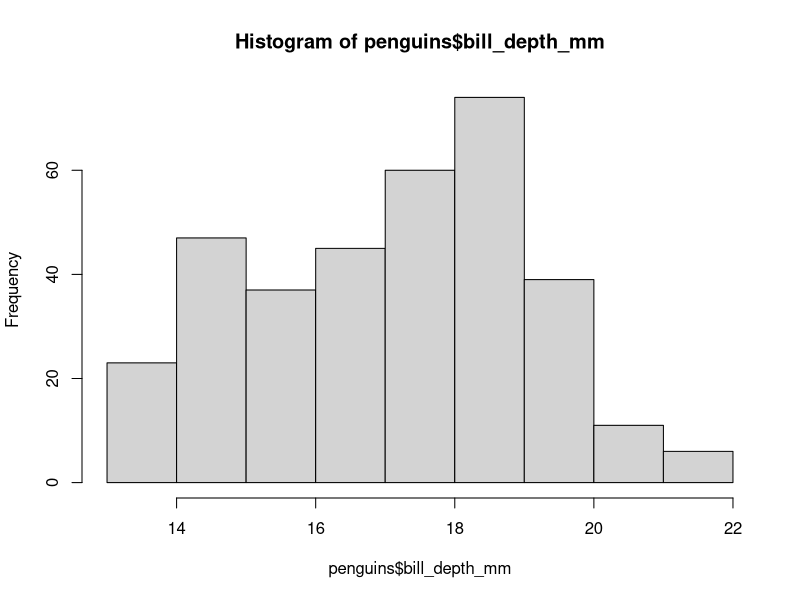
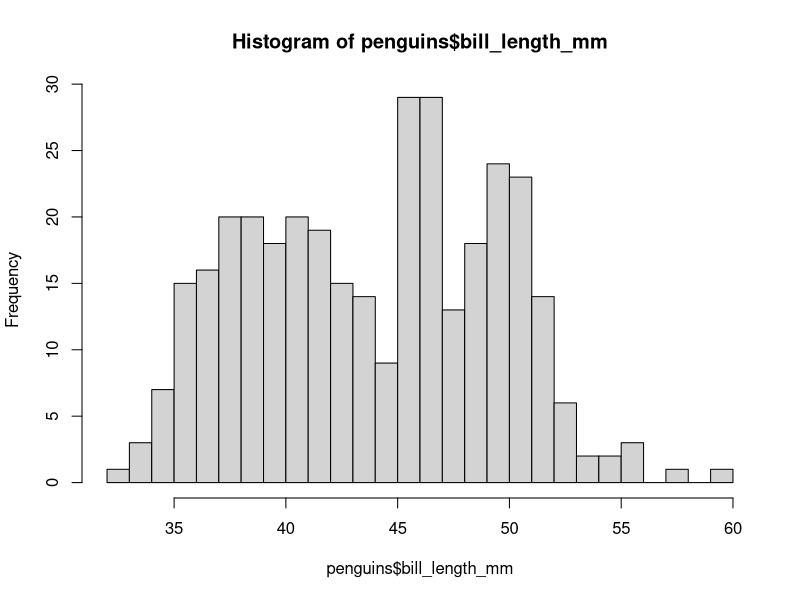
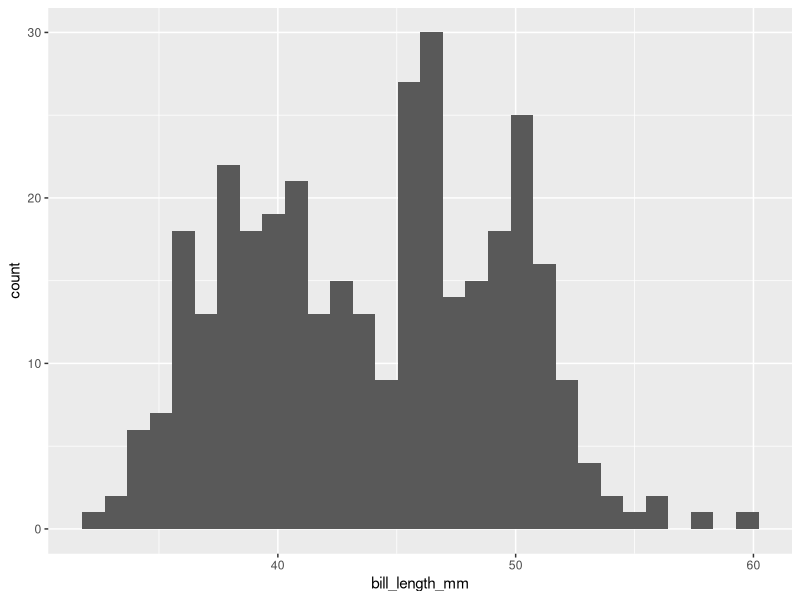
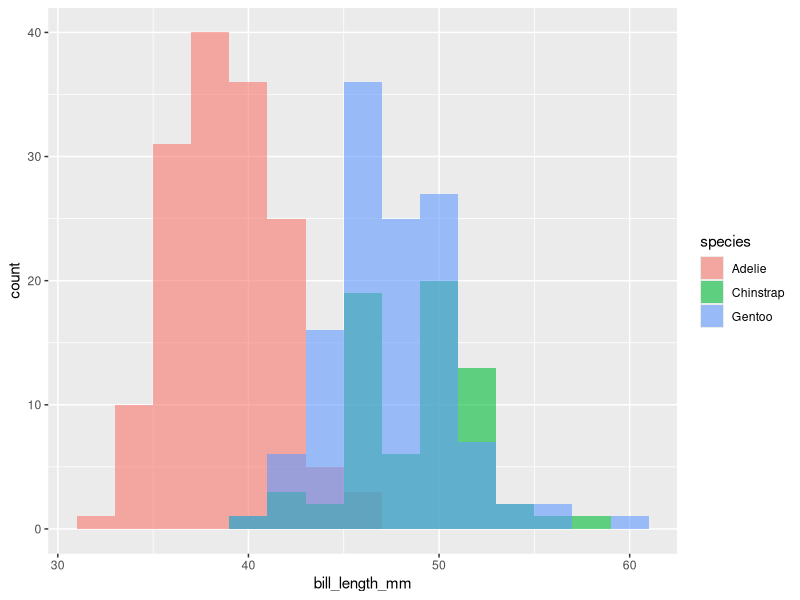
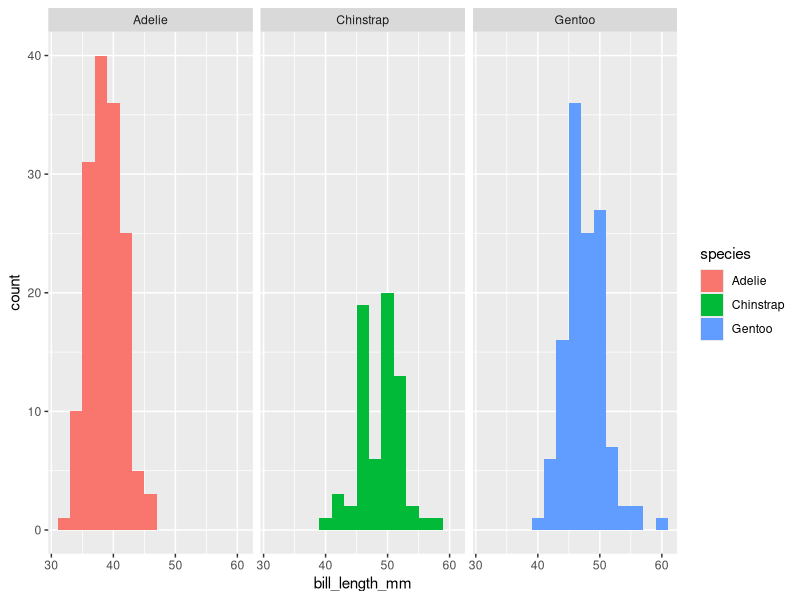
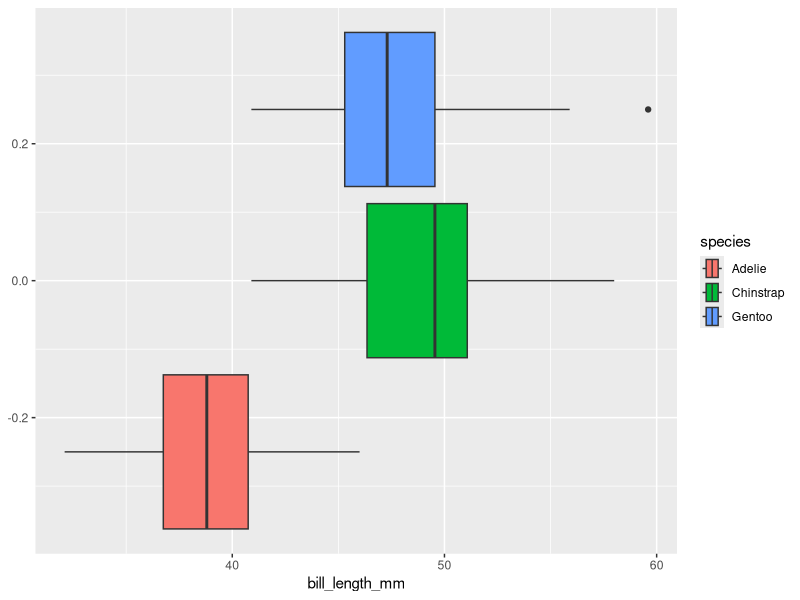
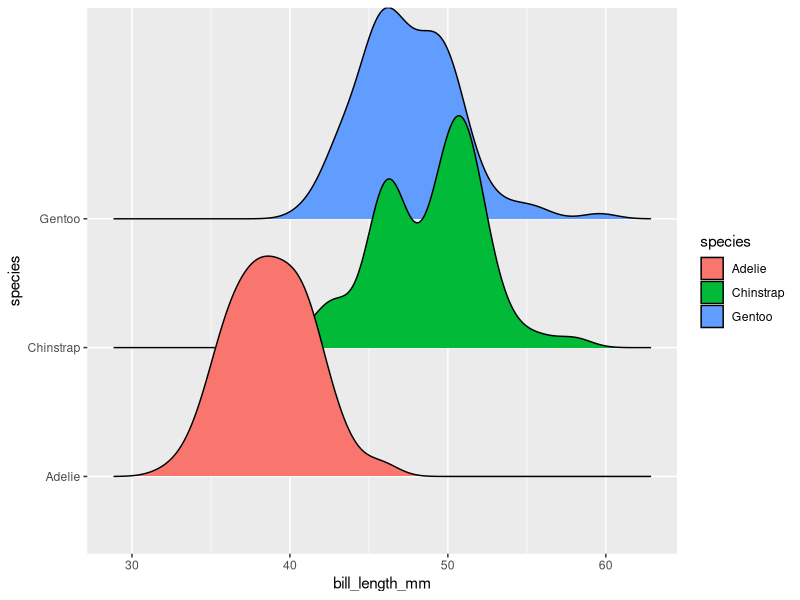
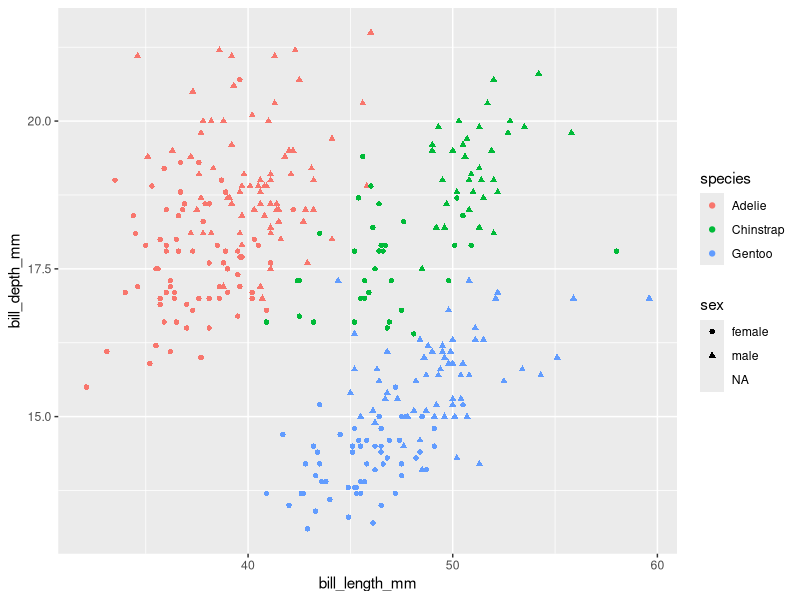

These figures' R source, in order:
## ---- chunk 1
# install required packages
install.packages("palmerpenguins", repos="https://cloud.r-project.org")
install.packages("ggridges", repos="https://cloud.r-project.org")
## ---- chunk 2
library(palmerpenguins)
data(penguins, package='palmerpenguins')
## ---- chunk 3
head(penguins, 20)
## ---- chunk 4
summary(penguins)
## ---- chunk 5
# first create vectors that can be used to pull out male or female chinstrap penguins
male.chinstraps = (penguins$species == "Chinstrap") & (penguins$sex == "male")
female.chinstraps = (penguins$species == "Chinstrap") & (penguins$sex == "female")
## ---- chunk 6
n.male.chinstraps = sum(male.chinstraps)
cat("There are", n.male.chinstraps, "male chinstrap penguins\n")
## ---- chunk 7
n.female.chinstraps = sum(female.chinstraps)
cat("There are", n.female.chinstraps, "female chinstrap penguins\n")
## ---- chunk 8
# can compute manually
sum(penguins$bill_length_mm[male.chinstraps])/n.male.chinstraps

# or using the mean function
mean(penguins$bill_length_mm[male.chinstraps])
## ---- chunk 9
mean(penguins$bill_length_mm[female.chinstraps])
## ---- chunk 10
sample.var <- sum((penguins$bill_length_mm[female.chinstraps] -
                  mean(penguins$bill_length_mm[female.chinstraps]))**2)/(n.female.chinstraps-1)
sqrt(sample.var)
## ---- chunk 11
sd(penguins$bill_length_mm[female.chinstraps])
## ---- chunk 12
sd(penguins$bill_length_mm[male.chinstraps])
## ---- chunk 13
median(penguins$bill_length_mm[male.chinstraps])
## ---- chunk 14
median(penguins$bill_length_mm[female.chinstraps])
## ---- chunk 15
hist(penguins$bill_depth_mm)
## ---- chunk 16
hist(penguins$bill_length_mm, breaks=30)
## ---- chunk 17
library(ggplot2)
ggplot(data=penguins, aes(bill_length_mm)) + geom_histogram()
## ---- chunk 18
ggplot(penguins, aes(x=bill_length_mm, fill=species)) + geom_histogram(position="identity", alpha=0.6, binwidth=2)
## ---- chunk 19
ggplot(penguins, aes(x=bill_length_mm, fill=species)) + geom_histogram(binwidth=2) + facet_wrap(.~species)
## ---- chunk 20
ggplot(penguins, aes(x=bill_length_mm, fill=species)) + geom_boxplot()
## ---- chunk 21
library(ggridges)
ggplot(penguins, aes(x=bill_length_mm, y=species, fill=species)) + geom_density_ridges()
## ---- chunk 22
ggplot(penguins, aes(x=bill_length_mm, y=bill_depth_mm, color=species, shape=sex)) + geom_point()
## ---- chunk 23
ggplot(penguins, aes(x=bill_length_mm, fill=sex)) + geom_histogram(position="identity", alpha=0.6, binwidth=2) + facet_wrap(.~species)
## ---- chunk 24
n = 10
k = seq(0, n, by=1)
p = 0.1
y = dbinom(k, n, p)

binom.pmf <- data.frame(k=k, mass=y)

ggplot(binom.pmf,  aes(k, mass)) + geom_point(color="blue", size=3) + theme_bw(base_size=22)
## ---- chunk 25
n = 15
p=0.5
k = seq(0, n, by=1)
y = dbinom(k, n, p)

binom.pmf <- data.frame(k=k, mass=y)

ggplot(binom.pmf,  aes(k, mass)) + geom_point(color="blue", size=3) + theme_bw(base_size=22)
## ---- chunk 26
num.samples <- 100
k <- rbinom(num.samples, 15, 0.5)

# Plot a histogram of the random sample
hist(k, breaks=10)
## ---- chunk 27
library(palmerpenguins)

# remove samples where sex is unknown
penguins <- penguins[!is.na(penguins$sex),]


n.male = sum(penguins$sex == "male")
n.female = sum(penguins$sex == "female")
n.penguin = n.male + n.female

cat("There are", n.male, "male and", n.female, "female penguins" )
## ---- chunk 28
dbinom(n.male, n.penguin, 0.5)
## ---- chunk 29
n = n.penguin
p=0.5
k = seq(0, n, by=1)
y = dbinom(k, n, p)

binom.pmf <- data.frame(k=k, mass=y)

ggplot(binom.pmf,  aes(k, mass)) + geom_point(color="blue", size=3) + theme_bw(base_size=22)
